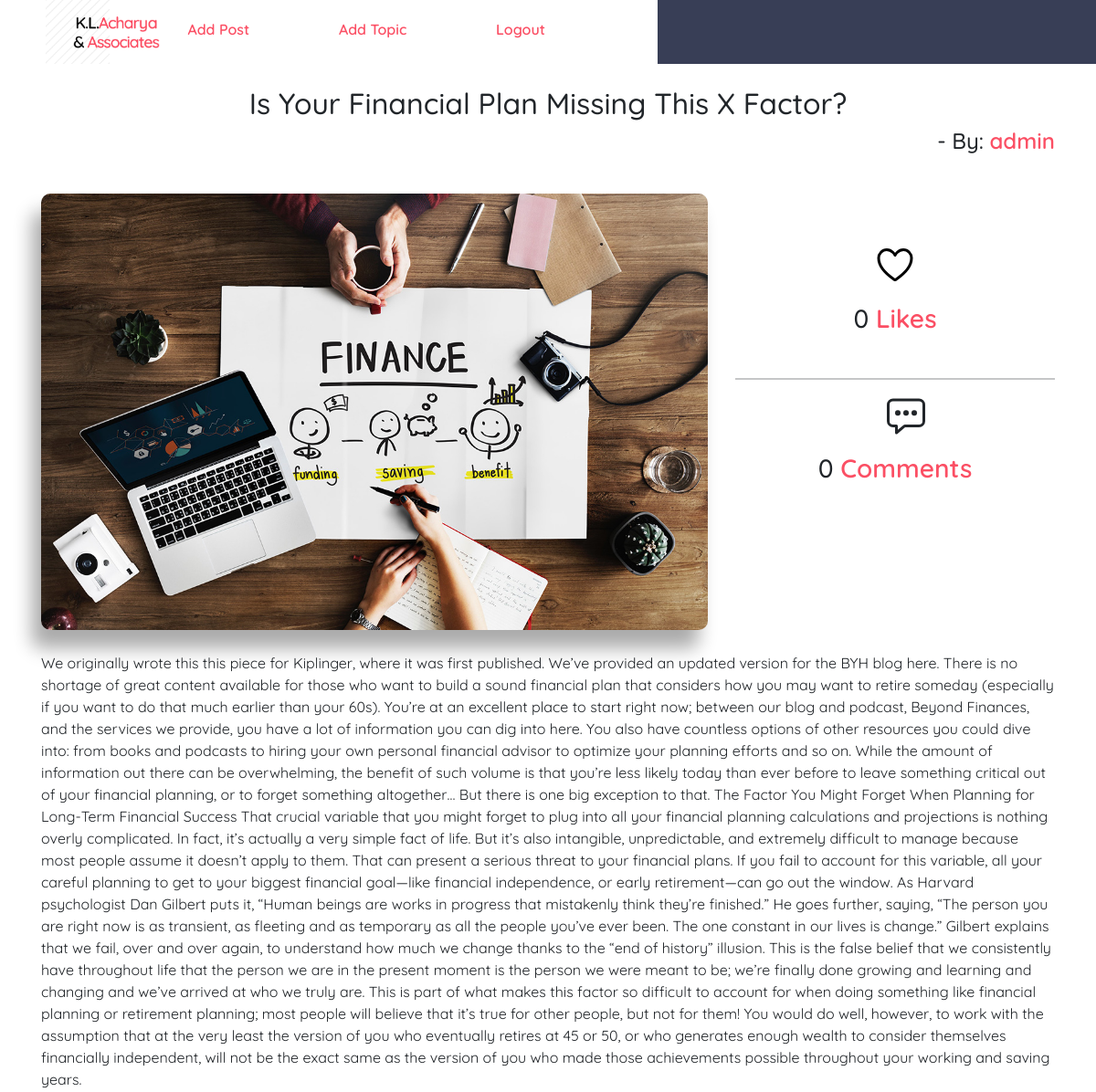
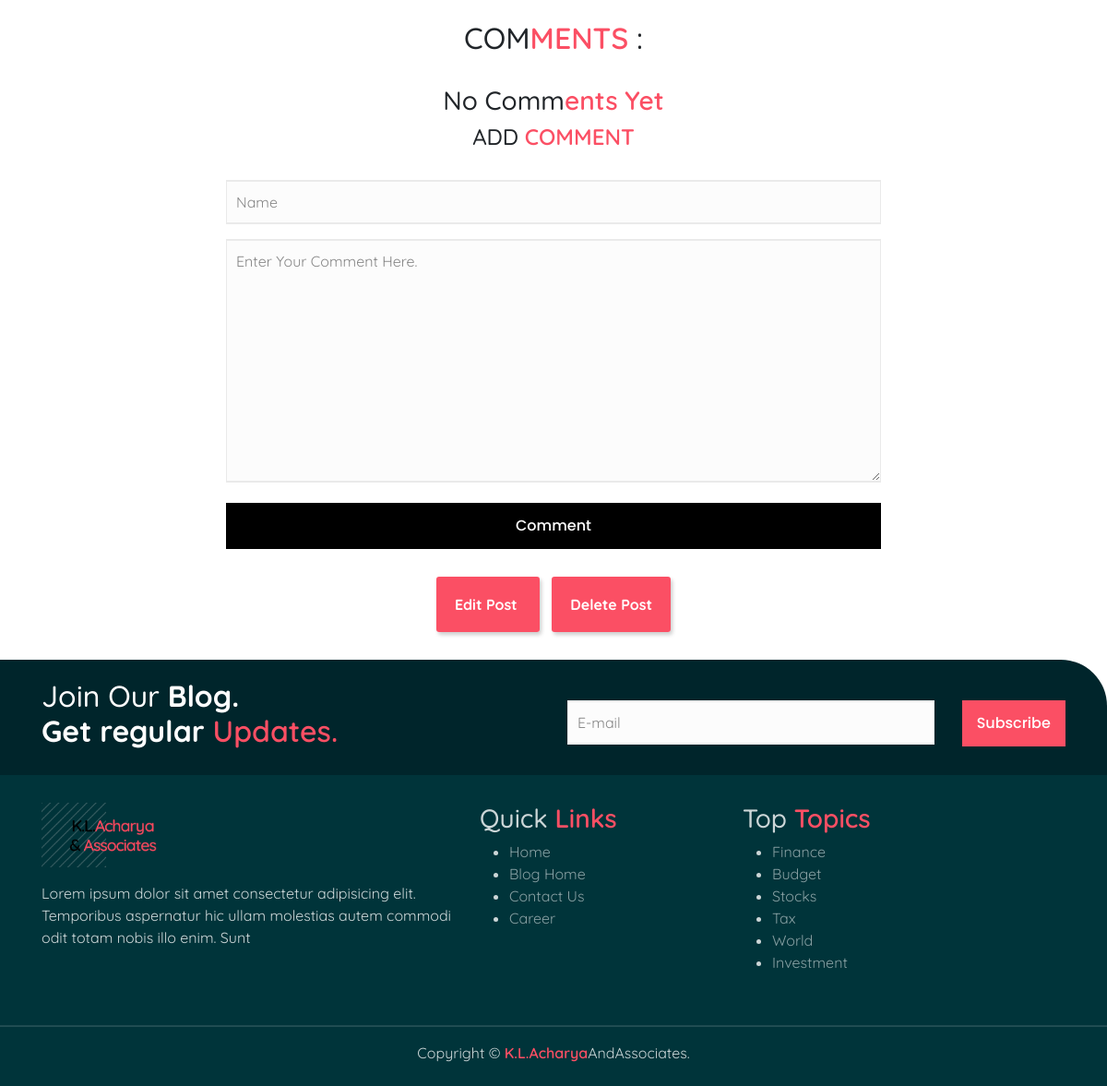
Screenshot of /blog/article/25 (signed in) with the database file from the repository (2 pictures, top to bottom).
### myblog/models.py (models this page shows, shortened)
class Post(models.Model):
    title=models.CharField(max_length=255)
    author=models.ForeignKey(User,on_delete=models.CASCADE)
    image=models.ImageField(upload_to ='images/',blank=True,null=True)
    body=models.TextField()
    post_date=models.DateField(auto_now_add=True)
    likes=models.ManyToManyField(IpModel,related_name="post_likes",blank=True)
    isFeatured = models.BooleanField()
    topic = models.ForeignKey(Topic, on_delete=models.CASCADE,default = 1)
    def number_of_likes(self):
        return self.likes.count()

class Topic(models.Model):
    topic_name = models.CharField(max_length = 255)
    icon = models.CharField(max_length=255)

### myblog/views.py (the view)
# urls.py: path('article/<int:pk>',ArticleDetailView.as_view(),name='article-detail'),
class ArticleDetailView(DetailView):
    model=Post
    context_object_name='post'
    template_name="article_details.html"
    def get(self, request, *args, **kwargs):
        self.object = self.get_object()
        topics = Topic.objects.all()
        sub = Subscribe()
        form = CommentForm()
        context = self.get_context_data(object=self.object)
        like_status=False
        ip=get_client_ip(request)
        if not IpModel.objects.filter(ip=ip).exists():
            IpModel.objects.create(ip=ip)
        if self.object.likes.filter(id=IpModel.objects.get(ip=ip).id).exists():
            like_status=True
        else:
            like_status=False
        context['like_status']=like_status
        context['topics'] = topics
        context['form1'] = sub
        context['form'] = form
        return self.render_to_response(context)
    def post(self, request, *args, **kwargs):
        if request.method == 'POST':
            sub = Subscribe(request.POST)
            form = CommentForm(request.POST)
            if(sub.is_valid()):
                a = SubscribeModel(email = str(sub['Email'].value()),created_date = datetime.datetime.now())
                a.save()
                subject = 'Welcome to OurBlog'
                message = 'We are blessed to serve you!'
                recepient = str(sub['Email'].value())
                send_mail(subject,
                    message, EMAIL_HOST_USER, [recepient], fail_silently = False)
                return HttpResponseRedirect(self.request.path_info)
            if(form.is_valid()):
                b = Comment(body = str(form['body'].value()),name = str(form['name'].value()),date_added = datetime.datetime.now(),post = get_object_or_404(Post,pk=kwargs['pk']))
                b.save()
                return HttpResponseRedirect(self.request.path_info)
            else:
                return redirect('home')
        else:
            return redirect('home')

### subscribe/forms.py (shortened to what this page needs)
class Subscribe(forms.Form):
    Email = forms.EmailField(widget=forms.TextInput(attrs={'class':'sub-form-field','placeholder':'E-mail'}))

### myblog/forms.py
class CommentForm(forms.ModelForm):
    class Meta:
        model=Comment
        fields=('name','body')
        widgets={
        'name': forms.TextInput(attrs={'class':'sub-form-field mb-3','placeholder':'Name'}),
        'body': forms.Textarea(attrs={'class':'sub-form-field mb-3','placeholder':'Enter Your Comment Here.  '}),
        }

### myblog/views.py (called while the page is built)
def get_client_ip(request):
    x_forwarded_for=request.META.get('HTTP_X_FORWARDED_FOR')
    if x_forwarded_for:
        ip=x_forwarded_for.split(',')[0]
    else:
        ip=request.META.get('REMOTE_ADDR')
    return ip

### myblog/templates/article_details.html (shortened to what this page needs)
{% extends 'base.html' %}
  {% block content %}
  <div class="container">
  <center><h2> {{ post.title }} </h2></center>
  <h4 style='float:right;'> - By: <span class="red">{{ post.author }}</span> </h4><br>
  <br>
  <br>
  <div class="row">
    <div class="col-md-8"><img src="{{post.image.url}}" class='post-img' width=100% alt=""></div>
    <div class="col-md-4">
      <br><br>
      <center>
        <div class="row">
        <form action="{% url 'blog_like' pk=post.id %}" method="post">
            <button type="submit" name="blog-id" value="{{post.id}}" class="like-btn">
            {% if like_status %}
          <ion-icon name="heart" class='liked'></ion-icon>
            {% else %}
            <ion-icon name="heart-outline"></ion-icon>
            {% endif %}
          </button>
          </form>
          <h3>{{ post.number_of_likes}} <span class="red">Likes</span></h3>
        </div>
        <br>
        <hr>
        <div class="row">
          <ion-icon name="chatbox-ellipses-outline" class="like-btn"></ion-icon>
          <h3>{{ post.comments.all|length }} <span class="red">Comments</span> </h3>
        </div>
      </center>
    </div>
  </div><br>
  {{ post.body }}
  <br>
  <br>
  <center>
  <div class="row">
    <h2>COM<span class="red">MENTS</span> : </h2>
  </div>
  <br>
  {% if post.comments.all %}
  {% for comment in post.comments.all %}
  <div class="col-md-10 comment-box">
    <h4 class="red">{{comment.name}} : </h4> <br>
    <h5>{{comment.body}}</h5> <br>
    <p><span class="red"> {{comment.date_added}} </span>  </p>
  </div><br>
  {% endfor %}
  {% else %}
  <h3>No Comm<span class="red">ents Yet</span></h3>
  {% endif %}
  <div class="col-md-8">
    <h4>ADD <span class='red'>COMMENT</span></h4><br>
  <form action="" method="post">
    {% for i in form %}
    {{i}}
    {% endfor %}
    <button class='submit-btn'>Comment</button>
  </form>
</div>
</center>
<br><br>
    {% if user.is_authenticated %}
    <center><a href="{% url 'update_post' post.pk %}" class="newpost-link"> Edit Post </a> &nbsp;&nbsp;
      <a href="{% url 'delete_post' post.pk %}" class="newpost-link"> Delete Post </a>  </center>
    {% endif %}
</div>
<br><br>
 {% endblock %}

### myblog/templates/base.html (shortened to what this page needs)
<!doctype html>
 <html lang="en">
  <head>
    {% load static %}
   <link rel="stylesheet" href="{% static 'css/style.css' %}">
   <link rel="stylesheet" href="{% static 'js/main.js' %}">
   <link rel="stylesheet" href="https://unpkg.com/swiper/swiper-bundle.min.css" />
   <link href="https://cdn.jsdelivr.net/npm/bootstrap@5.0.0-beta1/dist/css/bootstrap.min.css" rel="stylesheet">
   <link rel="stylesheet" href="https://cdnjs.cloudflare.com/ajax/libs/font-awesome/4.7.0/css/font-awesome.min.css">
   <link rel="stylesheet" href="https://cdn.jsdelivr.net/npm/bootstrap@4.5.3/dist/css/bootstrap.min.css">
  </head>
  <body>
    <nav class="blog-nav">
      <a href="{% url 'home' %}" class="logo"><img src="{% static 'img/logo.png' %}" style="margin-left: 50px;position: absolute;top: 0;left: 0;border: none;" height=70 alt=""></a>
      <ul style="list-style:none">
        <div class= "blog-nav-rect"></div>
        {% if user.is_authenticated %}
        <li style="--i:2"><a href="{% url 'add_post' %}" >Add Post</a></li>
        <li style="--i:3"><a href="{% url 'add_topic' %}" >Add Topic</a></li>
        <li style="--i:4"><a href="{% url 'logout' %}" >Logout</a></li>
        {% else %}
        <li style="--i:2"><a href="{% url 'login' %}" >Login</a></li>
        {% endif %}
      </ul>
    </nav>
    <br>
    <div style="height:70px;"></div>
    {% block content %}
    {% endblock %}
<footer>
  <div class="sub-bar">
    <div class="container">
      <div class="row">
        <div class="col-md-5">
          <h2 style="color:#fff">
          Join Our <b>Blog.</b><br>
          <b>Get regular</b> <span class="red">Updates.</span>
        </h2>
        </div>
        <div class="col-md-1"></div>
        <div class="col-md-6">
        <form method="POST">
          <br>
          <div class="row">
          <div class="col-md-9">
            {% if form1 %}
              {% for i in form1 %}
              {{i}}
              {% endfor %}
            {% else %}
            <input type="text" name="" id="" class="sub-form-field" placeholder="Email">
            {% endif %}
            </div>
            <div class="col-md-3">
              <input type="submit" name="Subscribe" value="Subscribe" class = 'submit-btn' style="background-color: #FB4F64;">
            </div>
          </div>
              </form>
          </div>
      </div>
    </div>
  </div>
  <div class="sub-fmain">
    <div class="container">
      <div class="row">
        <div class="col-md-5">
          <a href="/blog"><img src="{% static 'img/logo.png' %}" height='70px' alt=""></a>
          <p>Lorem ipsum dolor sit amet consectetur adipisicing elit. Temporibus aspernatur hic ullam molestias autem commodi odit totam nobis illo enim. Sunt </p>
        </div>
        <div class="col-md-3">
          <h3>Quick <span class="red">Links</span> </h3>
          <ul class="footer-links">
            <li><a href="">Home</a></li>
            <li><a href="">Blog Home</a></li>
            <li><a href="">Contact Us</a></li>
            <li><a href="">Career</a></li>
          </ul>
        </div>
        <div class="col-md-4">
            <h3>Top <span class="red">Topics</span> </h3>
            <ul class="footer-links">
              {% if topics %}
            {% for i in topics %}
              <li> <a href="">{{i.topic_name}}</a> </li>
            {% endfor %}
            {% else %}
            <li> <a href="">Topic 1</a> </li>
            <li> <a href="">Topic 2</a> </li>
            <li> <a href="">Topic 3</a> </li>
            <li> <a href="">Topic 4</a> </li>
            {% endif %}
          </ul>
        </div>
      </div><br>
    </div>
    <hr style='background-color:#fff8'>
  <center>
    Copyright &copy <span class="red">K.L.Acharya</span>AndAssociates.
  </center>
  <br>
  </div>
</footer>
  </body>
  </html>

### static/css/style.css (style rules this page uses)
:root { --Playfair: 'Playfair Display', serif; --Quicksand: 'Quicksand', sans-serif; --Roboto: 'Roboto', sans-serif; --dark: #3c393d; --exDark: #2b2b2b; }
* { padding: 0; margin: 0; font-family: var(--Quicksand); }
.blog-nav { position:absolute; top: 0; max-height: 70px; transition:1s; z-index: 100000; width: 100%; }
.blog-nav-rect { height:70px; width: 40%; background:#383e56; position: absolute; right: 0; top: 0; transition: 1s; }
.blog-nav ul { margin-left: 100px; }
.blog-nav ul li { display: inline-flex; padding-left: 5%; margin:20px; }
.blog-nav ul li a { font-size:1rem; color:#000; font-weight: 600; color: #FB4F64; transition:0.5s; }
.newpost-link { font-weight: bold; padding: 20px; border-radius: 3px; color: #FFF; transition: 0.5s; background-color:#FB4F64; box-shadow:2px 3px 4px #0003; }
.sub-form-field { background-color:#fcfcfc; border-top:2px solid #eaeaea; border-bottom:2px solid #eaeaea; border-left: 1px solid #eaeaea; border-right: 1px solid #eaeaea; color:#000; padding:10px; width: 100%; }
.sub-form-field::placeholder { color:#0007; }
.submit-btn { width: 100%; height:50px; background-color:#000; text-align: center; color:#fff; border:none; font-family: 'Poppins'; font-weight: 500; }
.red { color:#FB4F64; font-weight: 600; }
.sub-bar { width: 100%; border-radius: 0px 50px 0px 0px; background-color:#00252B; padding: 20px; }
.sub-fmain { padding-top:30px; color:#fffc; background-color:#00343A; }
.footer-links li a { color:#fff8; transition: 0.2s; }
.post-img { height: auto; overflow: hidden; border-radius: 10px ; box-shadow: -10px 20px 20px #0005; }
.like-btn { background:none; border:none; font-size:3rem; outline:none; }

### rows the page displays
Post: title "Is Your Financial Plan Missing This X Factor?", author "admin", image (picture), number_of_likes "0", comments.all|length "0", body "We originally wrote this this piece for Kiplinger, where it was first published. We’ve provided an updated version for the BYH blog here. There is no shortage of great content available for those who want to build a sound financial plan that considers how you may want to retire someday (especially if you want to do that much earlier than your 60s). You’re at an excellent place to start right now; between our blog and podcast, Beyond Finances, and the services we provide, you have a lot of information you can dig into here. You also have countless options of other resources you could dive into: from books and podcasts to hiring your own personal financial advisor to optimize your planning…"
Topic: topic_name "Finance"
Topic: topic_name "Budget"
Topic: topic_name "Stocks"
Topic: topic_name "Tax"
Topic: topic_name "World"
Topic: topic_name "Investment"
